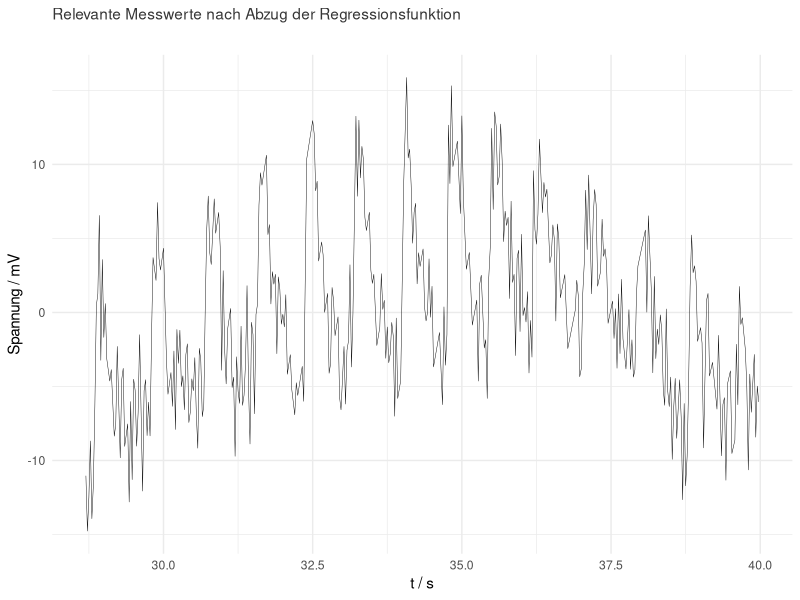

This figure's R source:
library(ggplot2)

outputName   <- "extraction.pdf"
outputWidth  <- 10
outputHeight <- outputWidth * 0.618

offset <- 0.0033011
data <- read.csv("raw_data.csv", skip = 1, col.names = c("second", "volt"));
data$second <- data$second + 5

lowerIndex <- 1149
upperIndex <- 1600

cutSecond <- data$second[lowerIndex:upperIndex]
cutVolt   <- data$volt[lowerIndex:upperIndex]

cutData <- data.frame(cutSecond, cutVolt)
colnames(cutData) <- c("second", "volt")

limMod <- lm(volt ~ second, data = cutData)
expMod <- lm(log(volt) ~ second, data = cutData)


linearModel <- function (t) {
  (-0.02392 * t + 1.28845)*1000
}

a = exp(summary(expMod)$coefficients[1])
b = summary(expMod)$coefficients[2]
exponentialModel <- function (t) {
  a * exp(b * t)
}

exponentialModelMilliVolt <- function (t) {
  exponentialModel(t) * 1000
}

newVolt <- cutData$volt - exponentialModel(cutData$second)
newSecond <- cutData$second

newData <- data.frame(newSecond, newVolt)
colnames(newData) <- c("second", "volt")

subtitleString <- sprintf("")


write.csv(newData, "extraction.csv")


plot <- ggplot( newData, aes(x = second, y = volt * 1000)) +
  theme_minimal() +
  theme(plot.title = element_text(color = "gray21", size=1.6180339887498948^5), plot.subtitle = element_text(color = "grey80", size=1.6180339887498948^5)) +
  ggtitle("Relevante Messwerte nach Abzug der Regressionsfunktion") +
  labs(subtitle = subtitleString)+
#  stat_function(fun = exponentialModelMilliVolt, color="gray80") +
  geom_line(size=0.15) +
  ylab("Spannung / mV") +
  xlab("t / s")


pdf(outputName, width = outputWidth, height = outputHeight)
plot
